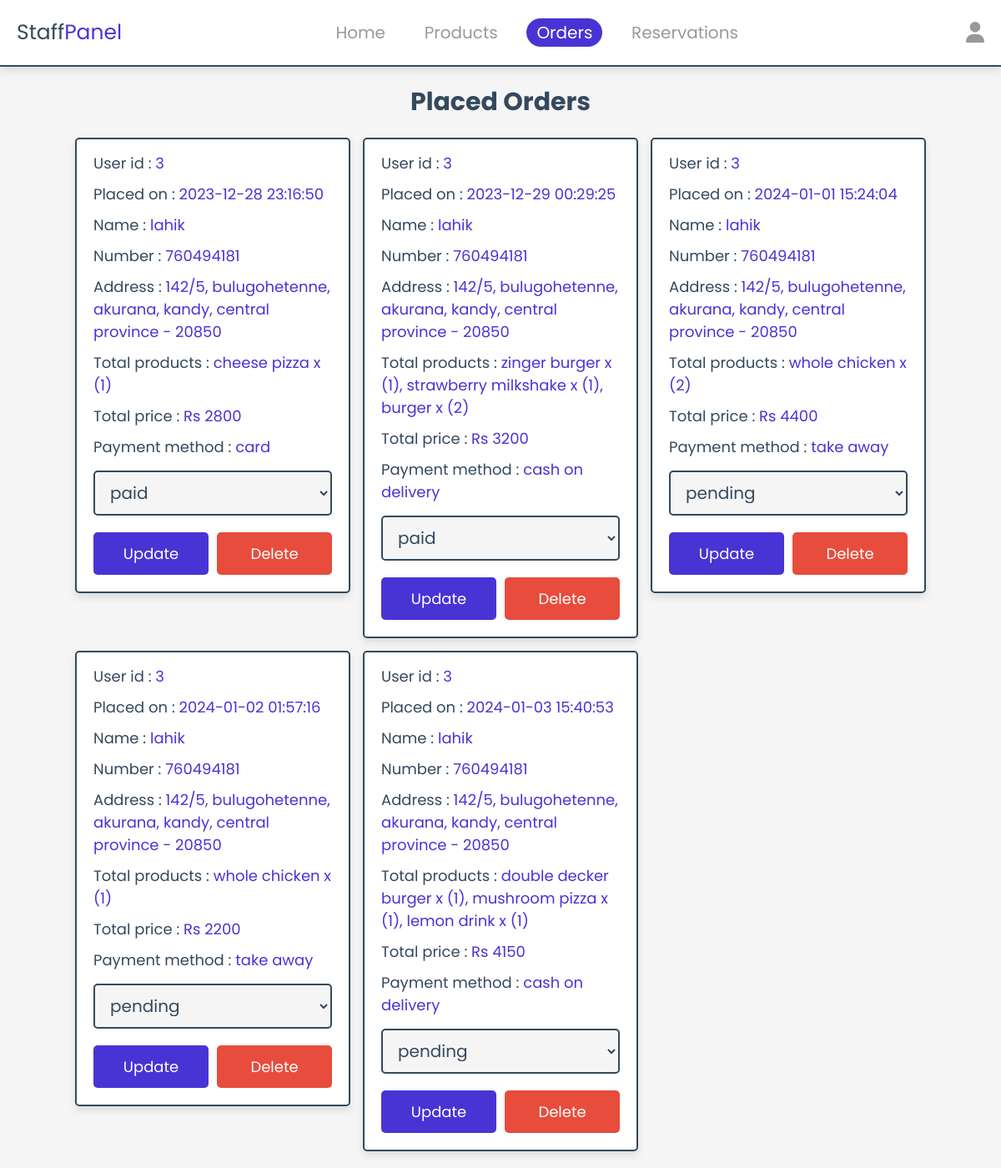
Screenshot of /staff/placed_orders.php (signed in) with the database file from the repository.
### tables this page shows
CREATE TABLE `orders` (
  `order_id` int(11) NOT NULL,
  `user_id` int(11) NOT NULL,
  `order_date_time` datetime NOT NULL DEFAULT current_timestamp(),
  `name` varchar(50) NOT NULL,
  `number` int(11) NOT NULL,
  `address` varchar(255) NOT NULL,
  `orders` varchar(255) NOT NULL,
  `total` int(11) NOT NULL,
  `payment_method` varchar(50) NOT NULL,
  `payment_status` tinyint(1) NOT NULL
);

### staff/placed_orders.php (the view, shortened to what this page needs)
<?php
   include('../db/database.php');
?>
<!DOCTYPE html>
<html lang="en">
<head>
   <link rel="stylesheet" href="https://cdnjs.cloudflare.com/ajax/libs/font-awesome/6.1.1/css/all.min.css">
   <link rel="stylesheet" href="../css/admin_style.css">
</head>
<body>
   <?php include '../components/staff_header.php' ?>
   <section class="placed-orders">
      <h1 class="heading">placed orders</h1>
      <div class="box-container">
      <?php
         $select_orders = $conn->prepare("SELECT * FROM orders");
         $select_orders->execute();
         if($select_orders->rowCount() > 0){
            while($fetch_orders = $select_orders->fetch(PDO::FETCH_ASSOC)){
      ?>
      <div class="box">
         <p> User id : <span><?= $fetch_orders['user_id']; ?></span> </p>
         <p> Placed on : <span><?= $fetch_orders['order_date_time']; ?></span> </p>
         <p> Name : <span><?= $fetch_orders['name']; ?></span> </p>
         <p> Number : <span><?= $fetch_orders['number']; ?></span> </p>
         <p> Address : <span><?= $fetch_orders['address']; ?></span> </p>
         <p> Total products : <span><?= $fetch_orders['orders']; ?></span> </p>
         <p> Total price : <span>Rs <?= $fetch_orders['total']; ?></span> </p>
         <p> Payment method : <span><?= $fetch_orders['payment_method']; ?></span> </p>
         <form action="" method="POST">
            <select name="payment_status" class="drop-down">
               <?php
                  if($fetch_orders['payment_status'] == 1) {
                     $selected = 'paid';
                  }else {
                     $selected = 'pending';
                  }
               ?>
               <option value="<?= $selected ?>" selected><?= $selected ?></option>
            </select>
            <div class="flex-btn">
               <input type="submit" value="update" class="btn" name="update_payment">
               <a href="placed_orders.php?delete=<?= $fetch_orders['order_id']; ?>" class="delete-btn" onclick="return confirm('delete this order?');">delete</a>
            </div>
         </form>
      </div>
      <?php
         }
      }else{
         echo '<p class="empty">no orders placed yet!</p>';
      }
      ?>
      </div>
   </section>
</body>
</html>

### CSS/admin_style.css (style rules this page uses)
:root { --blue-color:#4834d4; --red:#e74c3c; --orange:#f39c12; --black:#34495e; --light-bg:#f5f5f5; --light-color:#999; --green: #00ff59; --border:.2rem solid var(--black); --box-shadow:0 .5rem 1rem rgba(0,0,0,.1); }
* { font-family: 'poppins', sans-serif; margin:0; padding:0; box-sizing: border-box; text-decoration: none; outline: none; border:none; }
html { font-size: 62.5%; overflow-x: hidden; }
body { background-color: var(--light-bg); }
section { max-width: 1200px; margin:0 auto; padding:2rem; }
.btn, .delete-btn, .option-btn, .hero-btn { display: block; margin-top: 1rem; border-radius: .5rem; cursor: pointer; width: 100%; font-size: 1.8rem; color: #fff; padding:1.2rem 3rem; text-transform: capitalize; text-align: center; }
.btn { background-color: var(--blue-color); }
.delete-btn { background-color: var(--red); }
.flex-btn { display: flex; gap:1rem; }
.heading { text-align: center; margin-bottom: 2rem; text-transform: capitalize; color:var(--black); font-size: 3rem; }
.placed-orders .box-container { display: grid; grid-template-columns: repeat(auto-fit, 33rem); gap:1.5rem; justify-content: center; align-items: flex-start; }
.placed-orders .box-container .box { background-color: #fff; border-radius: .5rem; box-shadow: var(--box-shadow); border:var(--border); padding:2rem; padding-top: 1rem; }
.placed-orders .box-container .box p { padding: .5rem 0; line-height: 1.5; font-size: 1.8rem; color:var(--black); }
.placed-orders .box-container .box p span { color:var(--blue-color); }
.placed-orders .box-container .box .drop-down { width: 100%; margin:1rem 0; background-color: var(--light-bg); padding:1rem 1.4rem; font-size: 2rem; color:var(--black); border:var(--border); border-radius: .5rem; }

### rows the page displays
orders: user "3", order_date_time "2023-12-28 23:16:50", name "lahik", number "760494181", address "142/5, bulugohetenne, akurana, kandy, central province - 20850", orders "cheese pizza x (1)", total "2800", payment_method "card", payment_status "paid"
orders: user "3", order_date_time "2023-12-29 00:29:25", name "lahik", number "760494181", address "142/5, bulugohetenne, akurana, kandy, central province - 20850", orders "zinger burger x (1), strawberry milkshake x (1), burger x (2)", total "3200", payment_method "cash on delivery", payment_status "paid"
orders: user "3", order_date_time "2024-01-01 15:24:04", name "lahik", number "760494181", address "142/5, bulugohetenne, akurana, kandy, central province - 20850", orders "whole chicken x (2)", total "4400", payment_method "take away", payment_status "pending"
orders: user "3", order_date_time "2024-01-02 01:57:16", name "lahik", number "760494181", address "142/5, bulugohetenne, akurana, kandy, central province - 20850", orders "whole chicken x (1)", total "2200", payment_method "take away", payment_status "pending"
orders: user "3", order_date_time "2024-01-03 15:40:53", name "lahik", number "760494181", address "142/5, bulugohetenne, akurana, kandy, central province - 20850", orders "double decker burger x (1), mushroom pizza x (1), lemon drink x (1)", total "4150", payment_method "cash on delivery", payment_status "pending"
